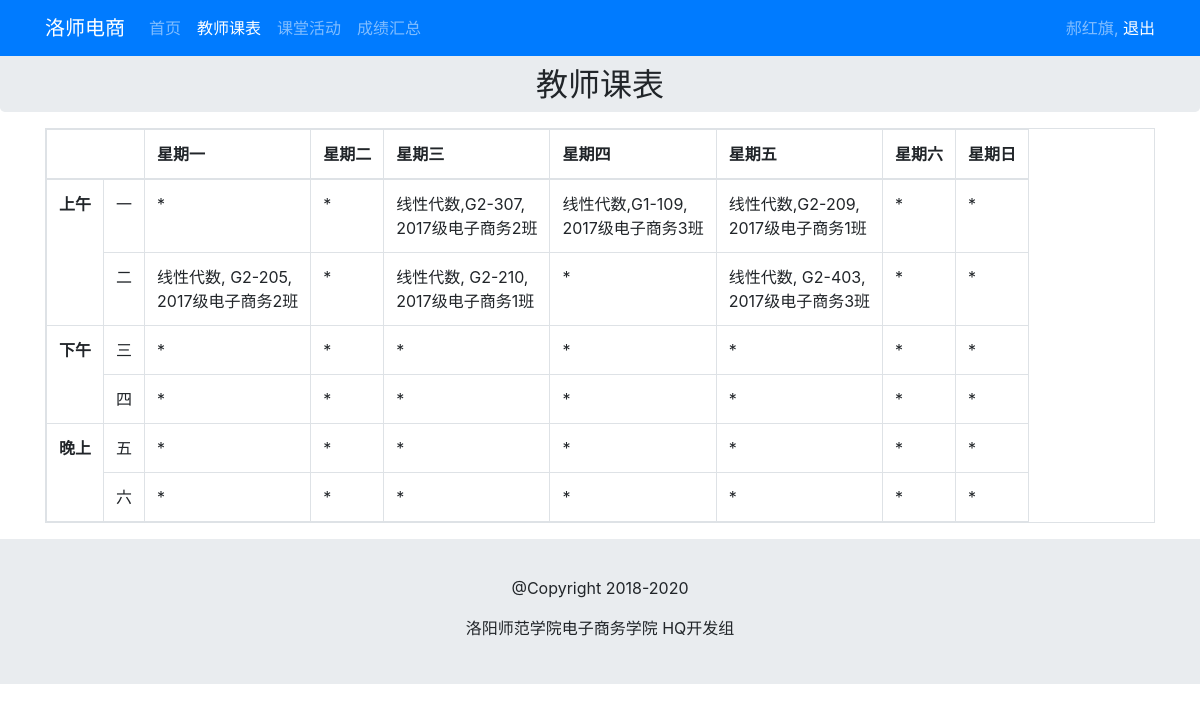
Page /coursetable/ (signed in) on the committed database.
### teacher/models.py (models this page shows, shortened)
class Schedule(models.Model):
    teacher = models.ForeignKey(settings.AUTH_USER_MODEL,
                                on_delete=models.CASCADE,
                                verbose_name='任课教师',
                                null=True, blank=True)
    banji = models.ForeignKey(Banji, on_delete=models.CASCADE, verbose_name='班级', null=True, blank=True)
    course = models.ForeignKey(Course, on_delete=models.CASCADE, null=True, blank=True)
    room_name = models.CharField(max_length=100, verbose_name="教室名")
    week = models.CharField(max_length=10, verbose_name="星期几")
    order = models.CharField(max_length=5, verbose_name="第几节")
    class Meta:
        index_together = ['week', 'order']

class Course(models.Model):
    name = models.CharField(max_length=100, verbose_name='课程名')
    image = models.ImageField(upload_to='courses/%Y/%m', verbose_name='课程封面图')

class Banji(models.Model):
    name = models.CharField(max_length=100, verbose_name='班级名')
    created = models.DateTimeField(auto_now_add=True)

### teacher/views.py (the view)
# urls.py: path('coursetable/', views.CourseTableView.as_view(), name='coursetable'),
class CourseTableView(LoginRequiredMixin, View):
    def get(self, request):
        courses = Schedule.objects.filter(teacher=request.user)
        ones = courses.filter(order='一')
        twos = courses.filter(order='二')
        threes = courses.filter(order='三')
        fours = courses.filter(order='四')
        fives = courses.filter(order='五')
        sixes = courses.filter(order='六')
        weekday = time.strftime("%w")
        weekdict = {'0': '星期日',
                    '1': '星期一',
                    '2': '星期二',
                    '3': '星期三',
                    '4': '星期四',
                    '5': '星期五',
                    '6': '星期六'
                    }
        today = weekdict[weekday]
        today_courses = courses.filter(week=today)
        today_courses = self.modify_day_courses(today_courses)
        ones = self.modify_courses(ones)
        twos = self.modify_courses(twos)
        threes = self.modify_courses(threes)
        fours = self.modify_courses(fours)
        fives = self.modify_courses(fives)
        sixes = self.modify_courses(sixes)
        return render(request, 'teacher/coursetable.html', {'ones': ones,
                                                            'twos': twos,
                                                            'threes': threes,
                                                            'fours': fours,
                                                            'fives': fives,
                                                            'sixes': sixes,
                                                            'today_courses': today_courses
                                                            })
    def modify_courses(self, ones):
        all_ones = [None, None, None, None, None, None, None]
        for c in ones:
            if c.week == '星期一':
                all_ones[0] = c
            elif c.week == '星期二':
                all_ones[1] = c
            elif c.week == '星期三':
                all_ones[2] = c
            elif c.week == '星期四':
                all_ones[3] = c
            elif c.week == '星期五':
                all_ones[4] = c
            elif c.week == '星期六':
                all_ones[5] = c
            else:
                all_ones[6] = c
        return all_ones
    def modify_day_courses(self, ones):
        all_day = [None, None, None, None, None, None]
        for c in ones:
            if c.order == '一':
                all_day[0] = c
            elif c.order == '二':
                all_day[1] = c
            elif c.order == '三':
                all_day[2] = c
            elif c.order == '四':
                all_day[3] = c
            elif c.order == '五':
                all_day[4] = c
            else:
                all_day[5] = c
        return all_day

### teacher/templates/teacher/coursetable.html (shortened to what this page needs)
{% extends "base-4.1.1.html" %}
{% load static %}
{% block custom_css %}
    <link rel="stylesheet" href="{% static 'css/main.css' %}">
{% endblock %}
{% block content %}
    <nav class="navbar navbar-expand-sm navbar-dark bg-primary fixed-top">
        <div class="container">
            <a class="navbar-brand" href="#">洛师电商</a>
            <div class="collapse navbar-collapse" id="Navbar">
                <ul class="navbar-nav mr-auto">
                    <li class="nav-item ">
                        <a class="nav-link" href="{% url 'teacher:index' %}">
                            首页
                        </a>
                    </li>
                    <li class="nav-item active">
                        <a class="nav-link" href="{% url 'teacher:coursetable' %}">
                            教师课表
                        </a>
                    </li>
                    <li class="nav-item ">
                        <a class="nav-link" href="{% url 'teacher:active' %}">
                            课堂活动
                        </a>
                    </li>
                    <li class="nav-item ">
                        <a class="nav-link" href="{% url 'teacher:summary' %}">
                            成绩汇总
                        </a>
                    </li>
                </ul>
                <span class="navbar-text">
                    {% if request.user.is_authenticated %}
                        {{ request.user.username }},
                        <a data-toggle="modal" data-target="#loginModal">
                            退出
                        </a>
                    {% else %}
                    <a href="{% url 'teacher:login' %}">
                        登录
                    </a>
                    {% endif %}
                </span>
            </div>
        </div>
    </nav>
    <header class="jumbotron mb-3 pt-3 pb-0" >
        <div class="container">
            <div class="row">
                <div class="col-12">
                    <h2 style="text-align: center">教师课表</h2>
                </div>
            </div>
        </div>
    </header>
    <div class="container">
        <div class="row">
            <div class="col-12">
                <table class="table table-bordered d-none d-sm-block">
                    <thead>
                    <tr>
                        <th colspan="2" scope="col"></th>
                        <th scope="col">星期一</th>
                        <th scope="col">星期二</th>
                        <th scope="col">星期三</th>
                        <th scope="col">星期四</th>
                        <th scope="col">星期五</th>
                        <th scope="col">星期六</th>
                        <th scope="col">星期日</th>
                    </tr>
                    </thead>
                    <tbody>
                    <tr>
                        <th rowspan="2" scope="row">上午</th>
                        <td>一</td>
                        {% for c in ones %}
                            {% if c %}
                                <td>{{ c.course.name }},{{ c.room_name }},<span class="d-none d-sm-block"> {{ c.banji.name }}</span></td>
                            {% else %}
                                <td>*</td>
                            {% endif %}
                        {% endfor %}
                    </tr>
                    <tr>
                        <td>二</td>
                        {% for c in twos %}
                            {% if c %}
                                <td>{{ c.course.name }}, {{ c.room_name }},<span class="d-none d-sm-block"> {{ c.banji.name }}</span></td>
                            {% else %}
                                <td>*</td>
                            {% endif %}
                        {% endfor %}
                    </tr>
                    <tr>
                        <th rowspan="2" scope="row">下午</th>
                        <td >三</td>
                        {% for c in threes %}
                            {% if c %}
                                <td>{{ c.course.name }}, {{ c.room_name }}, <span class="d-none d-sm-block"> {{ c.banji.name }}</span></td>
                            {% else %}
                                <td>*</td>
                            {% endif %}
                        {% endfor %}
                    </tr>
                    <tr>
                        <td>四</td>
                        {% for c in fours %}
                            {% if c %}
                                <td>{{ c.course.name }}, {{ c.room_name }}, <span class="d-none d-sm-block"> {{ c.banji.name }}</span></td>
                            {% else %}
                                <td>*</td>
                            {% endif %}
                        {% endfor %}
                    </tr>
                    <tr>
                        <th rowspan="2" scope="row">晚上</th>
                        <td>五</td>
                        {% for c in fives %}
                            {% if c %}
                                <td>{{ c.course.name }}, {{ c.room_name }}, <span class="d-none d-sm-block"> {{ c.banji.name }}</span></td>
                            {% else %}
                                <td>*</td>
                            {% endif %}
                        {% endfor %}
                    </tr>
                    <tr>
                        <td >六</td>
                        {% for c in sixes %}
                            {% if c %}
                                <td>{{ c.course.name }}, {{ c.room_name }}, <span class="d-none d-sm-block"> {{ c.banji.name }}</span></td>
                            {% else %}
                                <td>*</td>
                            {% endif %}
                        {% endfor %}
                    </tr>
                    </tbody>
                </table>
            </div>
        </div>
    </div>
    <footer class="footer">
        <div class="container">
            <div class="row">
                <div class="col-12 text-center p-2" >
                    <p >@Copyright 2018-2020</p>
                    <p >洛阳师范学院电子商务学院 HQ开发组</p>
                </div>
            </div>
        </div>
    </footer>
{% endblock %}

### teacher/static/css/main.css (style rules this page uses)
body { padding:50px 0px 0px 0px; z-index:0; }
.footer { background-color: #e9ecef; margin: 0px auto; padding: 29px 0px 20px 0px; }

### rows in the picture
Schedule: course.name "线性代数", room_name "G2-307", banji.name "2017级电子商务2班"
Schedule: course.name "线性代数", room_name "G1-109", banji.name "2017级电子商务3班"
Schedule: course.name "线性代数", room_name "G2-209", banji.name "2017级电子商务1班"
Schedule: course.name "线性代数", room_name "G2-205", banji.name "2017级电子商务2班"
Schedule: course.name "线性代数", room_name "G2-210", banji.name "2017级电子商务1班"
Schedule: course.name "线性代数", room_name "G2-403", banji.name "2017级电子商务3班"

### other values in the picture
{{ request.user.username }} "郝红旗"
